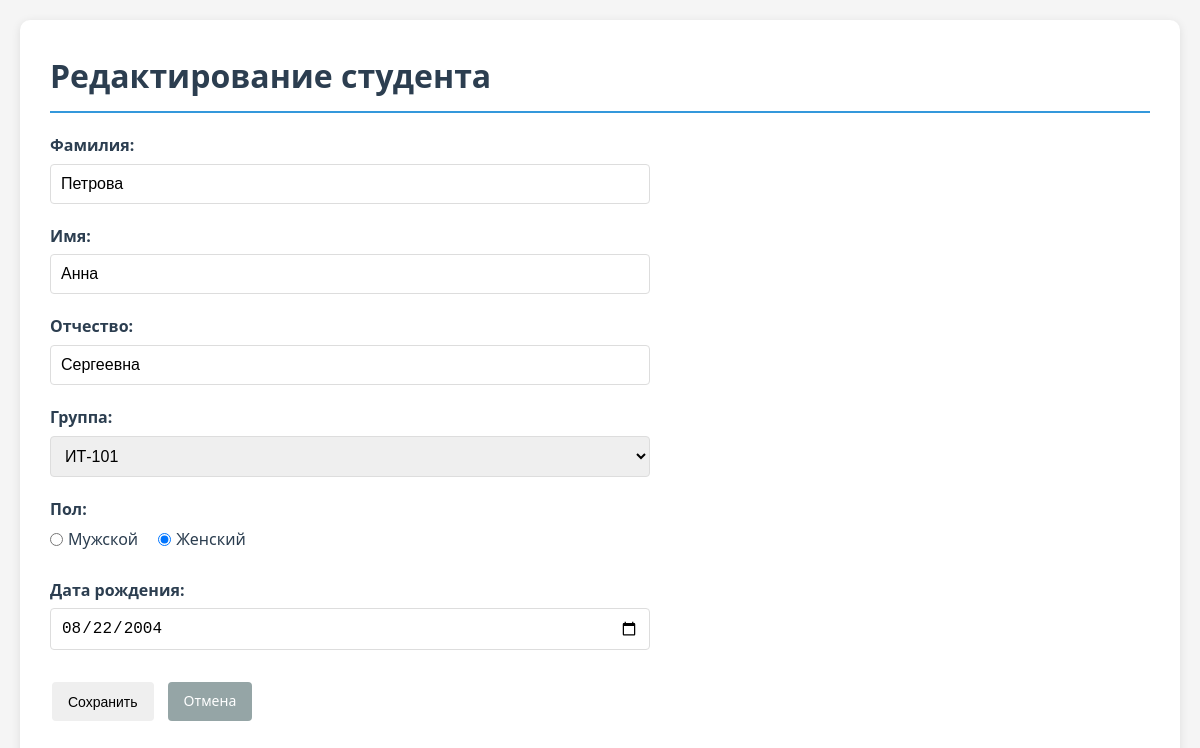
Page /student_form.php?id=2 on the committed database.
### tables this page shows
CREATE TABLE students (
    id INTEGER PRIMARY KEY AUTOINCREMENT,
    last_name TEXT NOT NULL,
    first_name TEXT NOT NULL,
    middle_name TEXT,
    group_id INTEGER NOT NULL,
    gender TEXT CHECK(gender IN ('М', 'Ж')),
    birth_date DATE,
    FOREIGN KEY (group_id) REFERENCES groups(id) ON DELETE RESTRICT
);

CREATE TABLE groups (
    id INTEGER PRIMARY KEY AUTOINCREMENT,
    group_number TEXT NOT NULL UNIQUE
);

### includes/functions.php (called while the page is built, shortened)
<?php
function getGroups($db) {
    $stmt = $db->query('SELECT * FROM groups ORDER BY group_number');
    return $stmt->fetchAll(PDO::FETCH_ASSOC);
}
function getStudent($db, $id) {
    $stmt = $db->prepare('SELECT s.*, g.group_number FROM students s
                         JOIN groups g ON s.group_id = g.id WHERE s.id = ?');
    $stmt->execute([$id]);
    return $stmt->fetch(PDO::FETCH_ASSOC);
}
?>

### public/student_form.php (the view, shortened to what this page needs)
<?php
require_once '../includes/db.php';
require_once '../includes/functions.php';
$db = getDB();
$groups = getGroups($db);
$student = null;
if (isset($_GET['id'])) {
    $student = getStudent($db, $_GET['id']);
}
?>
<!DOCTYPE html>
<html lang="ru">
<head>
    <link rel="stylesheet" href="styles.css">
</head>
<body>
    <div class="container">
        <h1><?= $student ? 'Редактирование студента' : 'Добавление нового студента' ?></h1>
        <form method="post" class="form">
            <div class="form-group">
                <label>Фамилия:</label>
                <input type="text" name="last_name"
                       value="<?= htmlspecialchars($student['last_name'] ?? '') ?>" required>
            </div>
            <div class="form-group">
                <label>Имя:</label>
                <input type="text" name="first_name"
                       value="<?= htmlspecialchars($student['first_name'] ?? '') ?>" required>
            </div>
            <div class="form-group">
                <label>Отчество:</label>
                <input type="text" name="middle_name"
                       value="<?= htmlspecialchars($student['middle_name'] ?? '') ?>">
            </div>
            <div class="form-group">
                <label>Группа:</label>
                <select name="group_id" required>
                    <?php foreach ($groups as $group): ?>
                        <option value="<?= $group['id'] ?>"
                            <?= ($student['group_id'] ?? '') == $group['id'] ? 'selected' : '' ?>>
                            <?= htmlspecialchars($group['group_number']) ?>
                        </option>
                    <?php endforeach; ?>
                </select>
            </div>
            <div class="form-group">
                <label>Пол:</label>
                <div class="radio-group">
                    <label>
                        <input type="radio" name="gender" value="М"
                            <?= ($student['gender'] ?? '') == 'М' ? 'checked' : '' ?> required> Мужской
                    </label>
                    <label>
                        <input type="radio" name="gender" value="Ж"
                            <?= ($student['gender'] ?? '') == 'Ж' ? 'checked' : '' ?>> Женский
                    </label>
                </div>
            </div>
            <div class="form-group">
                <label>Дата рождения:</label>
                <input type="date" name="birth_date"
                       value="<?= $student['birth_date'] ?? '' ?>">
            </div>
            <div class="form-actions">
                <button type="submit" class="btn">Сохранить</button>
                <a href="index.php" class="btn cancel">Отмена</a>
            </div>
        </form>
    </div>
</body>
</html>

### public/styles.css (style rules this page uses)
* { margin: 0; padding: 0; box-sizing: border-box; }
body { font-family: 'Segoe UI', Tahoma, Geneva, Verdana, sans-serif; line-height: 1.6; color: #333; background-color: #f5f5f5; padding: 20px; }
.container { max-width: 1200px; margin: 0 auto; background: white; padding: 30px; border-radius: 10px; box-shadow: 0 2px 10px rgba(0,0,0,0.1); }
h1 { color: #2c3e50; margin-bottom: 20px; padding-bottom: 10px; border-bottom: 2px solid #3498db; }
.btn { display: inline-block; padding: 8px 16px; text-decoration: none; border-radius: 4px; font-weight: 500; cursor: pointer; transition: all 0.3s ease; border: none; font-size: 14px; margin: 2px; }
.btn.cancel { background-color: #95a5a6; color: white; }
.form { max-width: 600px; margin: 20px 0; }
.form-group { margin-bottom: 20px; }
.form-group label { display: block; margin-bottom: 5px; font-weight: 600; color: #2c3e50; }
.form-group input[type="text"], .form-group input[type="date"], .form-group select { width: 100%; padding: 10px; border: 1px solid #ddd; border-radius: 4px; font-size: 16px; }
.radio-group { display: flex; gap: 20px; margin-top: 5px; }
.radio-group label { display: flex; align-items: center; font-weight: normal; cursor: pointer; }
.radio-group input[type="radio"] { margin-right: 5px; }
.form-actions { display: flex; gap: 10px; margin-top: 30px; }

### rows in the picture
students: last_name "Петрова", first_name "Анна", middle_name "Сергеевна", group_id "ИТ-101", gender "☐ Мужской", gender "☑ Женский", birth_date "08/22/2004"
